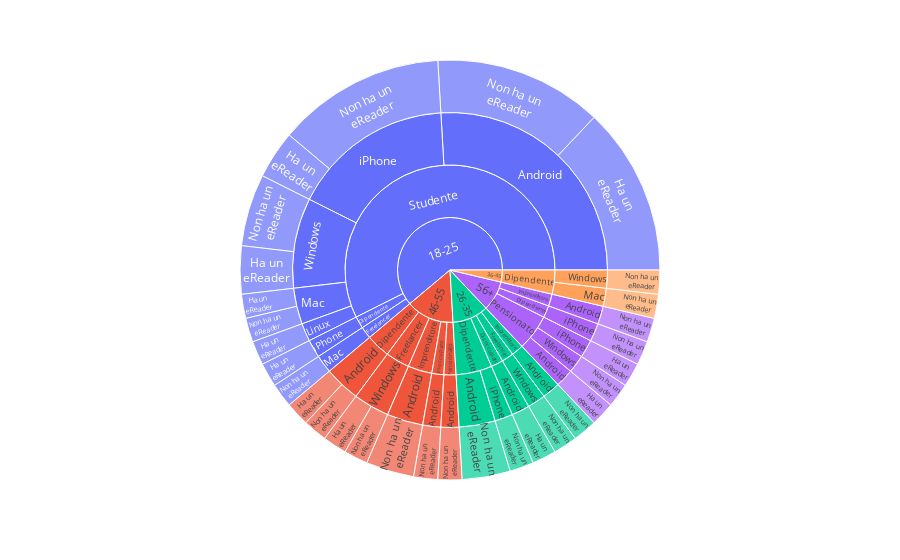
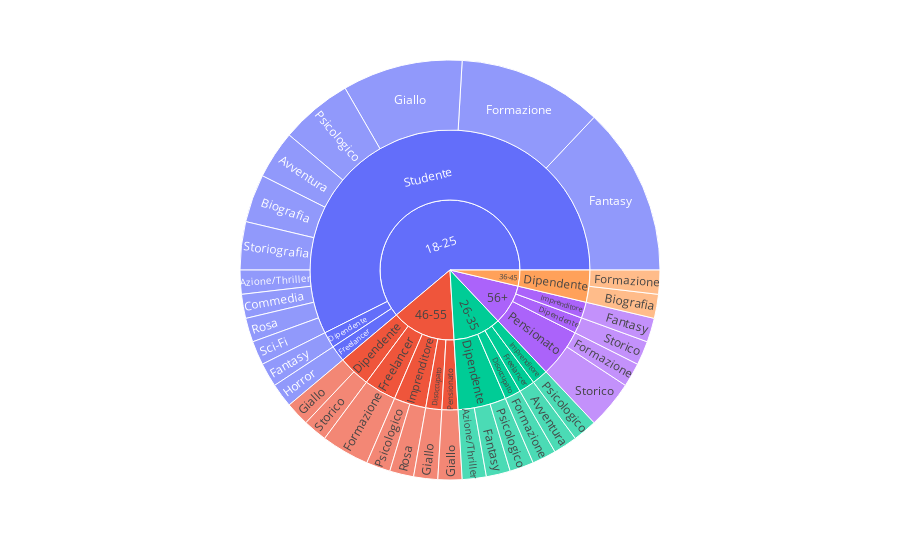
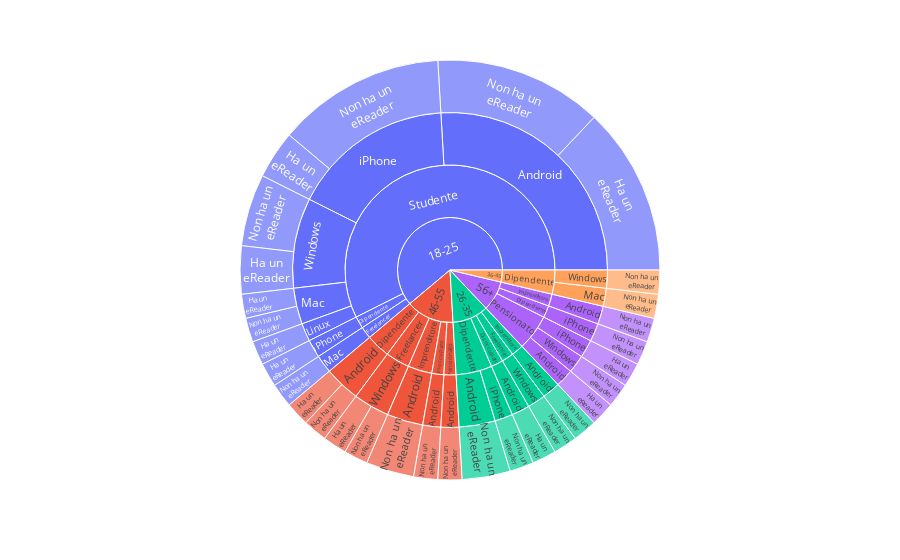
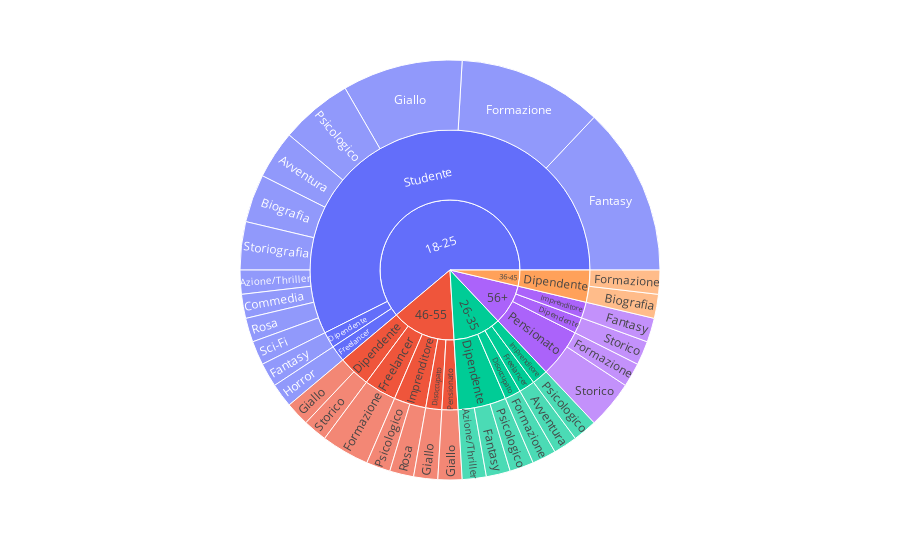

Write notebook code for charts like these, in order.
### Code cell
# Sunburst plot that helps visualizing questionnaires datas 

sunburst_df = df.copy()
sunburst_df["kindle"] = sunburst_df["kindle"].apply({'Si': 'Ha un<br>eReader', 'No': 'Non ha un<br>eReader'}.get)
sunburst_device = px.sunburst(sunburst_df, path=['Età', 'Lavoro', 'device', 'kindle'])
sunburst_device.show()

# Saving 

force = False
if not os.path.isfile('./plot/sunburst_device.html') or force:
    sunburst_device.write_html('./plot/sunburst_device.html')
    sunburst_device.write_image('./plot/sunburst_device.png')
    
sunburst_genre = px.sunburst(sunburst_df, path=['Età', 'Lavoro', 'Genere letterario preferito'])
sunburst_genre.show()

force = False
if not os.path.isfile('./plot/sunburst_genre.html') or force:
    sunburst_genre.write_html('./plot/sunburst_genre.html')
    sunburst_genre.write_image('./plot/sunburst_genre.png')

### Figure 1 — Plotly figure (JSON) as saved in the notebook; plotly's stock layout.template omitted (floating-point values rounded to 4 significant figures)
{"data": [{"branchvalues": "total", "domain": {"x": [0.0, 1.0], "y": [0.0, 1.0]}, "hovertemplate": "labels=%{label}<br>count=%{value}<br>parent=%{parent}<br>id=%{id}<extra></extra>", "ids": ["46-55/Dipendente/Android/Ha un<br>eReader", "26-35/Disoccupato/Android/Ha un<br>eReader", "56+/Pensionato/Android/Ha un<br>eReader", "18-25/Studente/Android/Ha un<br>eReader", "18-25/Studente/Linux/Ha un<br>eReader", "18-25/Studente/Mac/Ha un<br>eReader", "46-55/Freelancer/Windows/Ha un<br>eReader", "18-25/Studente/Windows/Ha un<br>eReader", "18-25/Dipendente/iPhone/Ha un<br>eReader", "56+/Pensionato/iPhone/Ha un<br>eReader", "18-25/Studente/iPhone/Ha un<br>eReader", "26-35/Dipendente/Android/Non ha un<br>eReader", "46-55/Dipendente/Android/Non ha un<br>eReader", "46-55/Disoccupato/Android/Non ha un<br>eReader", "26-35/Imprenditore/Android/Non ha un<br>eReader", "46-55/Imprenditore/Android/Non ha un<br>eReader", "56+/Imprenditore/Android/Non ha un<br>eReader", "46-55/Pensionato/Android/Non ha un<br>eReader", "18-25/Studente/Android/Non ha un<br>eReader", "36-45/Dipendente/Mac/Non ha un<br>eReader", "18-25/Freelancer/Mac/Non ha un<br>eReader", "18-25/Studente/Mac/Non ha un<br>eReader", "36-45/Dipendente/Windows/Non ha un<br>eReader", "26-35/Freelancer/Windows/Non ha un<br>eReader", "46-55/Freelancer/Windows/Non ha un<br>eReader", "56+/Pensionato/Windows/Non ha un<br>eReader", "18-25/Studente/Windows/Non ha un<br>eReader", "26-35/Dipendente/iPhone/Non ha un<br>eReader", "56+/Dipendente/iPhone/Non ha un<br>eReader", "18-25/Studente/iPhone/Non ha un<br>eReader", "26-35/Dipendente/Android", "46-55/Dipendente/Android", "26-35/Disoccupato/Android", "46-55/Disoccupato/Android", "26-35/Imprenditore/Android", "46-55/Imprenditore/Android", "56+/Imprenditore/Android", "46-55/Pensionato/Android", "56+/Pensionato/Android", "18-25/Studente/Android", "18-25/Studente/Linux", "36-45/Dipendente/Mac", "18-25/Freelancer/Mac", "18-25/Studente/Mac", "36-45/Dipendente/Windows", "26-35/Freelancer/Windows", "46-55/Freelancer/Windows", "56+/Pensionato/Windows", "18-25/Studente/Windows", "18-25/Dipendente/iPhone", "26-35/Dipendente/iPhone", "56+/Dipendente/iPhone", "56+/Pensionato/iPhone", "18-25/Studente/iPhone", "18-25/Dipendente", "26-35/Dipendente", "36-45/Dipendente", "46-55/Dipendente", "56+/Dipendente", "26-35/Disoccupato", "46-55/Disoccupato", "18-25/Freelancer", "26-35/Freelancer", "46-55/Freelancer", "26-35/Imprenditore", "46-55/Imprenditore", "56+/Imprenditore", "46-55/Pensionato", "56+/Pensionato", "18-25/Studente", "18-25", "26-35", "36-45", "46-55", "56+"], "labels": ["Ha un<br>eReader", "Ha un<br>eReader", "Ha un<br>eReader", "Ha un<br>eReader", "Ha un<br>eReader", "Ha un<br>eReader", "Ha un<br>eReader", "Ha un<br>eReader", "Ha un<br>eReader", "Ha un<br>eReader", "Ha un<br>eReader", "Non ha un<br>eReader", "Non ha un<br>eReader", "Non ha un<br>eReader", "Non ha un<br>eReader", "Non ha un<br>eReader", "Non ha un<br>eReader", "Non ha un<br>eReader", "Non ha un<br>eReader", "Non ha un<br>eReader", "Non ha un<br>eReader", "Non ha un<br>eReader", "Non ha un<br>eReader", "Non ha un<br>eReader", "Non ha un<br>eReader", "Non ha un<br>eReader", "Non ha un<br>eReader", "Non ha un<br>eReader", "Non ha un<br>eReader", "Non ha un<br>eReader", "Android", "Android", "Android", "Android", "Android", "Android", "Android", "Android", "Android", "Android", "Linux", "Mac", "Mac", "Mac", "Windows", "Windows", "Windows", "Windows", "Windows", "iPhone", "iPhone", "iPhone", "iPhone", "iPhone", "Dipendente", "Dipendente", "Dipendente", "Dipendente", "Dipendente", "Disoccupato", "Disoccupato", "Freelancer", "Freelancer", "Freelancer", "Imprenditore", "Imprenditore", "Imprenditore", "Pensionato", "Pensionato", "Studente", "18-25", "26-35", "36-45", "46-55", "56+"], "name": "", "parents": ["46-55/Dipendente/Android", "26-35/Disoccupato/Android", "56+/Pensionato/Android", "18-25/Studente/Android", "18-25/Studente/Linux", "18-25/Studente/Mac", "46-55/Freelancer/Windows", "18-25/Studente/Windows", "18-25/Dipendente/iPhone", "56+/Pensionato/iPhone", "18-25/Studente/iPhone", "26-35/Dipendente/Android", "46-55/Dipendente/Android", "46-55/Disoccupato/Android", "26-35/Imprenditore/Android", "46-55/Imprenditore/Android", "56+/Imprenditore/Android", "46-55/Pensionato/Android", "18-25/Studente/Android", "36-45/Dipendente/Mac", "18-25/Freelancer/Mac", "18-25/Studente/Mac", "36-45/Dipendente/Windows", "26-35/Freelancer/Windows", "46-55/Freelancer/Windows", "56+/Pensionato/Windows", "18-25/Studente/Windows", "26-35/Dipendente/iPhone", "56+/Dipendente/iPhone", "18-25/Studente/iPhone", "26-35/Dipendente", "46-55/Dipendente", "26-35/Disoccupato", "46-55/Disoccupato", "26-35/Imprenditore", "46-55/Imprenditore", "56+/Imprenditore", "46-55/Pensionato", "56+/Pensionato", "18-25/Studente", "18-25/Studente", "36-45/Dipendente", "18-25/Freelancer", "18-25/Studente", "36-45/Dipendente", "26-35/Freelancer", "46-55/Freelancer", "56+/Pensionato", "18-25/Studente", "18-25/Dipendente", "26-35/Dipendente", "56+/Dipendente", "56+/Pensionato", "18-25/Studente", "18-25", "26-35", "36-45", "46-55", "56+", "26-35", "46-55", "18-25", "26-35", "46-55", "26-35", "46-55", "56+", "46-55", "56+", "18-25", "", "", "", "", ""], "type": "sunburst", "values": [1, 1, 1, 7, 1, 1, 1, 2, 1, 1, 2, 2, 1, 1, 1, 2, 1, 1, 7, 1, 1, 1, 1, 1, 1, 1, 3, 1, 1, 7, 2, 2, 1, 1, 1, 2, 1, 1, 1, 14, 1, 1, 1, 2, 1, 1, 2, 1, 5, 1, 1, 1, 1, 9, 1, 3, 2, 2, 1, 1, 1, 1, 1, 2, 1, 2, 1, 1, 3, 31, 33, 6, 2, 8, 5]}], "layout": {"legend": {"tracegroupgap": 0}, "margin": {"t": 60}}}

### Figure 2 — Plotly figure (JSON) as saved in the notebook; plotly's stock layout.template omitted (floating-point values rounded to 4 significant figures)
{"data": [{"branchvalues": "total", "domain": {"x": [0.0, 1.0], "y": [0.0, 1.0]}, "hovertemplate": "labels=%{label}<br>count=%{value}<br>parent=%{parent}<br>id=%{id}<extra></extra>", "ids": ["26-35/Freelancer/Avventura", "18-25/Studente/Avventura", "26-35/Dipendente/Azione/Thriller", "18-25/Studente/Azione/Thriller", "36-45/Dipendente/Biografia", "18-25/Studente/Biografia", "18-25/Studente/Commedia", "18-25/Dipendente/Fantasy", "26-35/Dipendente/Fantasy", "56+/Imprenditore/Fantasy", "18-25/Studente/Fantasy", "36-45/Dipendente/Formazione", "26-35/Disoccupato/Formazione", "46-55/Freelancer/Formazione", "56+/Pensionato/Formazione", "18-25/Studente/Formazione", "46-55/Dipendente/Giallo", "46-55/Disoccupato/Giallo", "46-55/Pensionato/Giallo", "18-25/Studente/Giallo", "18-25/Freelancer/Horror", "26-35/Dipendente/Psicologico", "26-35/Imprenditore/Psicologico", "46-55/Imprenditore/Psicologico", "18-25/Studente/Psicologico", "46-55/Imprenditore/Rosa", "18-25/Studente/Rosa", "18-25/Studente/Sci-Fi", "46-55/Dipendente/Storico", "56+/Dipendente/Storico", "56+/Pensionato/Storico", "18-25/Studente/Storiografia", "18-25/Dipendente", "26-35/Dipendente", "36-45/Dipendente", "46-55/Dipendente", "56+/Dipendente", "26-35/Disoccupato", "46-55/Disoccupato", "18-25/Freelancer", "26-35/Freelancer", "46-55/Freelancer", "26-35/Imprenditore", "46-55/Imprenditore", "56+/Imprenditore", "46-55/Pensionato", "56+/Pensionato", "18-25/Studente", "18-25", "26-35", "36-45", "46-55", "56+"], "labels": ["Avventura", "Avventura", "Azione/Thriller", "Azione/Thriller", "Biografia", "Biografia", "Commedia", "Fantasy", "Fantasy", "Fantasy", "Fantasy", "Formazione", "Formazione", "Formazione", "Formazione", "Formazione", "Giallo", "Giallo", "Giallo", "Giallo", "Horror", "Psicologico", "Psicologico", "Psicologico", "Psicologico", "Rosa", "Rosa", "Sci-Fi", "Storico", "Storico", "Storico", "Storiografia", "Dipendente", "Dipendente", "Dipendente", "Dipendente", "Dipendente", "Disoccupato", "Disoccupato", "Freelancer", "Freelancer", "Freelancer", "Imprenditore", "Imprenditore", "Imprenditore", "Pensionato", "Pensionato", "Studente", "18-25", "26-35", "36-45", "46-55", "56+"], "name": "", "parents": ["26-35/Freelancer", "18-25/Studente", "26-35/Dipendente", "18-25/Studente", "36-45/Dipendente", "18-25/Studente", "18-25/Studente", "18-25/Dipendente", "26-35/Dipendente", "56+/Imprenditore", "18-25/Studente", "36-45/Dipendente", "26-35/Disoccupato", "46-55/Freelancer", "56+/Pensionato", "18-25/Studente", "46-55/Dipendente", "46-55/Disoccupato", "46-55/Pensionato", "18-25/Studente", "18-25/Freelancer", "26-35/Dipendente", "26-35/Imprenditore", "46-55/Imprenditore", "18-25/Studente", "46-55/Imprenditore", "18-25/Studente", "18-25/Studente", "46-55/Dipendente", "56+/Dipendente", "56+/Pensionato", "18-25/Studente", "18-25", "26-35", "36-45", "46-55", "56+", "26-35", "46-55", "18-25", "26-35", "46-55", "26-35", "46-55", "56+", "46-55", "56+", "18-25", "", "", "", "", ""], "type": "sunburst", "values": [1, 2, 1, 1, 1, 2, 1, 1, 1, 1, 7, 1, 1, 2, 1, 6, 1, 1, 1, 5, 1, 1, 1, 1, 3, 1, 1, 1, 1, 1, 2, 2, 1, 3, 2, 2, 1, 1, 1, 1, 1, 2, 1, 2, 1, 1, 3, 31, 33, 6, 2, 8, 5]}], "layout": {"legend": {"tracegroupgap": 0}, "margin": {"t": 60}}}

### Figure 3 — Plotly figure (JSON) as saved in the notebook; plotly's stock layout.template omitted (floating-point values rounded to 4 significant figures)
{"data": [{"branchvalues": "total", "domain": {"x": [0, 1], "y": [0, 1]}, "hovertemplate": "labels=%{label}<br>count=%{value}<br>parent=%{parent}<br>id=%{id}<extra></extra>", "ids": ["46-55/Dipendente/Android/Ha un<br>eReader", "26-35/Disoccupato/Android/Ha un<br>eReader", "56+/Pensionato/Android/Ha un<br>eReader", "18-25/Studente/Android/Ha un<br>eReader", "18-25/Studente/Linux/Ha un<br>eReader", "18-25/Studente/Mac/Ha un<br>eReader", "46-55/Freelancer/Windows/Ha un<br>eReader", "18-25/Studente/Windows/Ha un<br>eReader", "18-25/Dipendente/iPhone/Ha un<br>eReader", "56+/Pensionato/iPhone/Ha un<br>eReader", "18-25/Studente/iPhone/Ha un<br>eReader", "26-35/Dipendente/Android/Non ha un<br>eReader", "46-55/Dipendente/Android/Non ha un<br>eReader", "46-55/Disoccupato/Android/Non ha un<br>eReader", "26-35/Imprenditore/Android/Non ha un<br>eReader", "46-55/Imprenditore/Android/Non ha un<br>eReader", "56+/Imprenditore/Android/Non ha un<br>eReader", "46-55/Pensionato/Android/Non ha un<br>eReader", "18-25/Studente/Android/Non ha un<br>eReader", "36-45/Dipendente/Mac/Non ha un<br>eReader", "18-25/Freelancer/Mac/Non ha un<br>eReader", "18-25/Studente/Mac/Non ha un<br>eReader", "36-45/Dipendente/Windows/Non ha un<br>eReader", "26-35/Freelancer/Windows/Non ha un<br>eReader", "46-55/Freelancer/Windows/Non ha un<br>eReader", "56+/Pensionato/Windows/Non ha un<br>eReader", "18-25/Studente/Windows/Non ha un<br>eReader", "26-35/Dipendente/iPhone/Non ha un<br>eReader", "56+/Dipendente/iPhone/Non ha un<br>eReader", "18-25/Studente/iPhone/Non ha un<br>eReader", "26-35/Dipendente/Android", "46-55/Dipendente/Android", "26-35/Disoccupato/Android", "46-55/Disoccupato/Android", "26-35/Imprenditore/Android", "46-55/Imprenditore/Android", "56+/Imprenditore/Android", "46-55/Pensionato/Android", "56+/Pensionato/Android", "18-25/Studente/Android", "18-25/Studente/Linux", "36-45/Dipendente/Mac", "18-25/Freelancer/Mac", "18-25/Studente/Mac", "36-45/Dipendente/Windows", "26-35/Freelancer/Windows", "46-55/Freelancer/Windows", "56+/Pensionato/Windows", "18-25/Studente/Windows", "18-25/Dipendente/iPhone", "26-35/Dipendente/iPhone", "56+/Dipendente/iPhone", "56+/Pensionato/iPhone", "18-25/Studente/iPhone", "18-25/Dipendente", "26-35/Dipendente", "36-45/Dipendente", "46-55/Dipendente", "56+/Dipendente", "26-35/Disoccupato", "46-55/Disoccupato", "18-25/Freelancer", "26-35/Freelancer", "46-55/Freelancer", "26-35/Imprenditore", "46-55/Imprenditore", "56+/Imprenditore", "46-55/Pensionato", "56+/Pensionato", "18-25/Studente", "18-25", "26-35", "36-45", "46-55", "56+"], "labels": ["Ha un<br>eReader", "Ha un<br>eReader", "Ha un<br>eReader", "Ha un<br>eReader", "Ha un<br>eReader", "Ha un<br>eReader", "Ha un<br>eReader", "Ha un<br>eReader", "Ha un<br>eReader", "Ha un<br>eReader", "Ha un<br>eReader", "Non ha un<br>eReader", "Non ha un<br>eReader", "Non ha un<br>eReader", "Non ha un<br>eReader", "Non ha un<br>eReader", "Non ha un<br>eReader", "Non ha un<br>eReader", "Non ha un<br>eReader", "Non ha un<br>eReader", "Non ha un<br>eReader", "Non ha un<br>eReader", "Non ha un<br>eReader", "Non ha un<br>eReader", "Non ha un<br>eReader", "Non ha un<br>eReader", "Non ha un<br>eReader", "Non ha un<br>eReader", "Non ha un<br>eReader", "Non ha un<br>eReader", "Android", "Android", "Android", "Android", "Android", "Android", "Android", "Android", "Android", "Android", "Linux", "Mac", "Mac", "Mac", "Windows", "Windows", "Windows", "Windows", "Windows", "iPhone", "iPhone", "iPhone", "iPhone", "iPhone", "Dipendente", "Dipendente", "Dipendente", "Dipendente", "Dipendente", "Disoccupato", "Disoccupato", "Freelancer", "Freelancer", "Freelancer", "Imprenditore", "Imprenditore", "Imprenditore", "Pensionato", "Pensionato", "Studente", "18-25", "26-35", "36-45", "46-55", "56+"], "name": "", "parents": ["46-55/Dipendente/Android", "26-35/Disoccupato/Android", "56+/Pensionato/Android", "18-25/Studente/Android", "18-25/Studente/Linux", "18-25/Studente/Mac", "46-55/Freelancer/Windows", "18-25/Studente/Windows", "18-25/Dipendente/iPhone", "56+/Pensionato/iPhone", "18-25/Studente/iPhone", "26-35/Dipendente/Android", "46-55/Dipendente/Android", "46-55/Disoccupato/Android", "26-35/Imprenditore/Android", "46-55/Imprenditore/Android", "56+/Imprenditore/Android", "46-55/Pensionato/Android", "18-25/Studente/Android", "36-45/Dipendente/Mac", "18-25/Freelancer/Mac", "18-25/Studente/Mac", "36-45/Dipendente/Windows", "26-35/Freelancer/Windows", "46-55/Freelancer/Windows", "56+/Pensionato/Windows", "18-25/Studente/Windows", "26-35/Dipendente/iPhone", "56+/Dipendente/iPhone", "18-25/Studente/iPhone", "26-35/Dipendente", "46-55/Dipendente", "26-35/Disoccupato", "46-55/Disoccupato", "26-35/Imprenditore", "46-55/Imprenditore", "56+/Imprenditore", "46-55/Pensionato", "56+/Pensionato", "18-25/Studente", "18-25/Studente", "36-45/Dipendente", "18-25/Freelancer", "18-25/Studente", "36-45/Dipendente", "26-35/Freelancer", "46-55/Freelancer", "56+/Pensionato", "18-25/Studente", "18-25/Dipendente", "26-35/Dipendente", "56+/Dipendente", "56+/Pensionato", "18-25/Studente", "18-25", "26-35", "36-45", "46-55", "56+", "26-35", "46-55", "18-25", "26-35", "46-55", "26-35", "46-55", "56+", "46-55", "56+", "18-25", "", "", "", "", ""], "type": "sunburst", "values": [1, 1, 1, 7, 1, 1, 1, 2, 1, 1, 2, 2, 1, 1, 1, 2, 1, 1, 7, 1, 1, 1, 1, 1, 1, 1, 3, 1, 1, 7, 2, 2, 1, 1, 1, 2, 1, 1, 1, 14, 1, 1, 1, 2, 1, 1, 2, 1, 5, 1, 1, 1, 1, 9, 1, 3, 2, 2, 1, 1, 1, 1, 1, 2, 1, 2, 1, 1, 3, 31, 33, 6, 2, 8, 5]}], "layout": {"autosize": true, "legend": {"tracegroupgap": 0}, "margin": {"t": 60}}}

### Figure 4 — Plotly figure (JSON) as saved in the notebook; plotly's stock layout.template omitted (floating-point values rounded to 4 significant figures)
{"data": [{"branchvalues": "total", "domain": {"x": [0, 1], "y": [0, 1]}, "hovertemplate": "labels=%{label}<br>count=%{value}<br>parent=%{parent}<br>id=%{id}<extra></extra>", "ids": ["26-35/Freelancer/Avventura", "18-25/Studente/Avventura", "26-35/Dipendente/Azione/Thriller", "18-25/Studente/Azione/Thriller", "36-45/Dipendente/Biografia", "18-25/Studente/Biografia", "18-25/Studente/Commedia", "18-25/Dipendente/Fantasy", "26-35/Dipendente/Fantasy", "56+/Imprenditore/Fantasy", "18-25/Studente/Fantasy", "36-45/Dipendente/Formazione", "26-35/Disoccupato/Formazione", "46-55/Freelancer/Formazione", "56+/Pensionato/Formazione", "18-25/Studente/Formazione", "46-55/Dipendente/Giallo", "46-55/Disoccupato/Giallo", "46-55/Pensionato/Giallo", "18-25/Studente/Giallo", "18-25/Freelancer/Horror", "26-35/Dipendente/Psicologico", "26-35/Imprenditore/Psicologico", "46-55/Imprenditore/Psicologico", "18-25/Studente/Psicologico", "46-55/Imprenditore/Rosa", "18-25/Studente/Rosa", "18-25/Studente/Sci-Fi", "46-55/Dipendente/Storico", "56+/Dipendente/Storico", "56+/Pensionato/Storico", "18-25/Studente/Storiografia", "18-25/Dipendente", "26-35/Dipendente", "36-45/Dipendente", "46-55/Dipendente", "56+/Dipendente", "26-35/Disoccupato", "46-55/Disoccupato", "18-25/Freelancer", "26-35/Freelancer", "46-55/Freelancer", "26-35/Imprenditore", "46-55/Imprenditore", "56+/Imprenditore", "46-55/Pensionato", "56+/Pensionato", "18-25/Studente", "18-25", "26-35", "36-45", "46-55", "56+"], "labels": ["Avventura", "Avventura", "Azione/Thriller", "Azione/Thriller", "Biografia", "Biografia", "Commedia", "Fantasy", "Fantasy", "Fantasy", "Fantasy", "Formazione", "Formazione", "Formazione", "Formazione", "Formazione", "Giallo", "Giallo", "Giallo", "Giallo", "Horror", "Psicologico", "Psicologico", "Psicologico", "Psicologico", "Rosa", "Rosa", "Sci-Fi", "Storico", "Storico", "Storico", "Storiografia", "Dipendente", "Dipendente", "Dipendente", "Dipendente", "Dipendente", "Disoccupato", "Disoccupato", "Freelancer", "Freelancer", "Freelancer", "Imprenditore", "Imprenditore", "Imprenditore", "Pensionato", "Pensionato", "Studente", "18-25", "26-35", "36-45", "46-55", "56+"], "name": "", "parents": ["26-35/Freelancer", "18-25/Studente", "26-35/Dipendente", "18-25/Studente", "36-45/Dipendente", "18-25/Studente", "18-25/Studente", "18-25/Dipendente", "26-35/Dipendente", "56+/Imprenditore", "18-25/Studente", "36-45/Dipendente", "26-35/Disoccupato", "46-55/Freelancer", "56+/Pensionato", "18-25/Studente", "46-55/Dipendente", "46-55/Disoccupato", "46-55/Pensionato", "18-25/Studente", "18-25/Freelancer", "26-35/Dipendente", "26-35/Imprenditore", "46-55/Imprenditore", "18-25/Studente", "46-55/Imprenditore", "18-25/Studente", "18-25/Studente", "46-55/Dipendente", "56+/Dipendente", "56+/Pensionato", "18-25/Studente", "18-25", "26-35", "36-45", "46-55", "56+", "26-35", "46-55", "18-25", "26-35", "46-55", "26-35", "46-55", "56+", "46-55", "56+", "18-25", "", "", "", "", ""], "type": "sunburst", "values": [1, 2, 1, 1, 1, 2, 1, 1, 1, 1, 7, 1, 1, 2, 1, 6, 1, 1, 1, 5, 1, 1, 1, 1, 3, 1, 1, 1, 1, 1, 2, 2, 1, 3, 2, 2, 1, 1, 1, 1, 1, 2, 1, 2, 1, 1, 3, 31, 33, 6, 2, 8, 5]}], "layout": {"autosize": true, "legend": {"tracegroupgap": 0}, "margin": {"t": 60}}}
